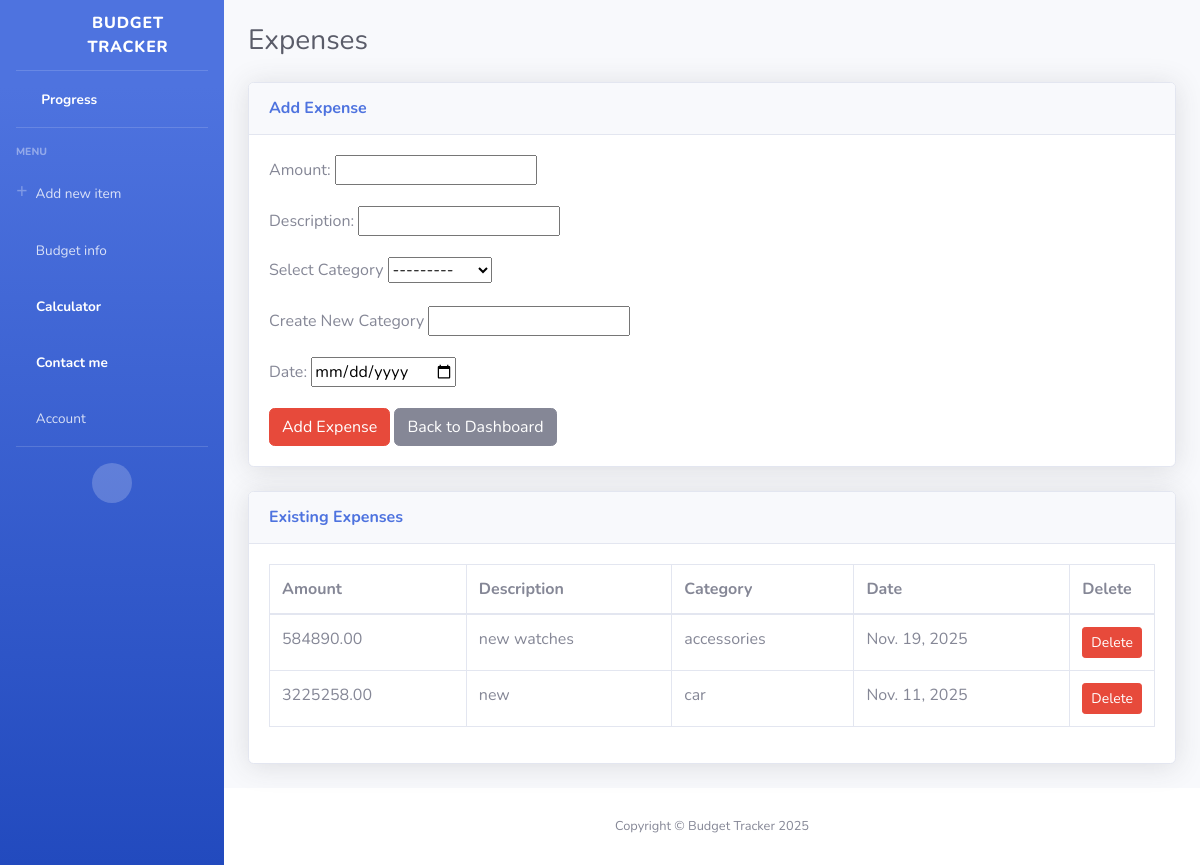
Screenshot of /expenses/ (signed in) with the database file from the repository.
### budget_app/models.py (models this page shows, shortened)
class Expense(models.Model):
    user = models.ForeignKey(settings.AUTH_USER_MODEL, on_delete=models.CASCADE)
    amount = models.DecimalField(max_digits=10, decimal_places=2)
    description = models.CharField(max_length=255, blank=True, null=True)
    category = models.ForeignKey(ExpenseCategory, on_delete=models.CASCADE)
    date = models.DateField()

class ExpenseCategory(models.Model):
    user = models.ForeignKey(settings.AUTH_USER_MODEL, on_delete=models.CASCADE)
    name = models.CharField(max_length=100)
    def __str__(self):
        return self.name

### budget_app/views.py (the view)
# urls.py: path('expenses/', expenses_view, name='expenses'),
def expenses_view(request):
    categories = ExpenseCategory.objects.filter(user=request.user)
    message = ''
    if request.method == 'POST':
        form = ExpenseForm(request.POST)
        if form.is_valid():
            selected_category = form.cleaned_data.get("category")
            new_category_name = form.cleaned_data.get("new_category")
            if new_category_name:
                selected_category, created = ExpenseCategory.objects.get_or_create(name=new_category_name, user=request.user)
            expense = form.save(commit=False)
            expense.category = selected_category
            expense.user = request.user
            expense.save()
            messages.success(request, "Expense added successfully!")
            return redirect("budget_app:expenses")
    else:
        form = ExpenseForm()
    expenses = Expense.objects.filter(user=request.user).order_by("-date")
    return render(request, 'expenses.html', {
        'form': form,
        "expenses": expenses,
        "categories": categories,
    })

### budget_app/forms.py
class ExpenseForm(forms.ModelForm):
    class Meta:
        model = Expense
        fields = ['amount', 'description', 'category', 'date']
        widgets = {
            "date": forms.DateInput(attrs={"type": "date"}),
        }
    new_category = forms.CharField(
    max_length=100,
    required=False,
    label="New category",
    )
    def __init__(self, *args, **kwargs):
        super().__init__(*args, **kwargs)
        if self.fields["category"].queryset.count() == 0:
            self.fields["category"].widget = forms.HiddenInput()
            self.fields["category"].required = False
        else:
            self.fields["category"].required = False

### budget_app/templates/expenses.html (shortened to what this page needs)
{% extends 'base.html' %}
{% block content %}
<h1 class="h3 mb-4 text-gray-800">Expenses</h1>
<div class="card shadow mb-4">
    <div class="card-header py-3">
        <h6 class="m-0 font-weight-bold text-primary">Add Expense</h6>
    </div>
    <div class="card-body">
        <form method="POST">
            <div class="form-group">
                {{ form.amount.label_tag }}
                {{ form.amount }}
            </div>
            <div class="form-group">
                {{ form.description.label_tag }}
                {{ form.description }}
            </div>
            {% if categories %}
                <div class="form-group">
                    <label for="{{ form.category.id_for_label }}">Select Category</label>
                    {{ form.category }}
                </div>
            {% endif %}
            <div class="form-group">
                <label for="{{ form.new_category.id_for_label }}">Create New Category</label>
                {{ form.new_category }}
            </div>
            <div class="form-group">
                {{ form.date.label_tag }}
                {{ form.date }}
            </div>
            <button type="submit" class="btn btn-danger">Add Expense</button>
            <a href="{% url 'budget_app:index' %}" class="btn btn-secondary">Back to Dashboard</a>
        </form>
    </div>
</div>
<div class="card shadow mb-4">
    <div class="card-header py-3">
        <h6 class="m-0 font-weight-bold text-primary">Existing Expenses</h6>
    </div>
    <div class="card-body">
        {% if expenses %}
            <div class="table-responsive">
                <table class="table table-bordered">
                    <thead>
                        <tr>
                            <th>Amount</th>
                            <th>Description</th>
                            <th>Category</th>
                            <th>Date</th>
                            <th style="width: 80px;">Delete</th>
                        </tr>
                    </thead>
                    <tbody>
                        {% for expense in expenses %}
                            <tr>
                                <td>{{ expense.amount }}</td>
                                <td>{{ expense.description }}</td>
                                <td>{{ expense.category }}</td>
                                <td>{{ expense.date }}</td>
                                <td>
                                    <a href="{% url 'budget_app:delete_expense' expense.id %}"
                                       class="btn btn-danger btn-sm">
                                        Delete
                                    </a>
                                </td>
                            </tr>
                        {% endfor %}
                    </tbody>
                </table>
            </div>
        {% else %}
            <p>No expenses added yet.</p>
        {% endif %}
    </div>
</div>
{% endblock %}

### rows the page displays
Expense: amount "584890.00", description "new watches", category "accessories", date "Nov. 19, 2025"
Expense: amount "3225258.00", description "new", category "car", date "Nov. 11, 2025"
